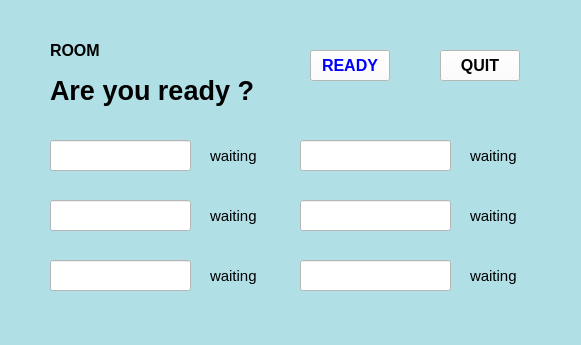
<?xml version="1.0" encoding="UTF-8"?>
<ui version="4.0">
 <class>Wait</class>
 <widget class="QWidget" name="Wait">
  <property name="geometry">
   <rect>
    <x>0</x>
    <y>0</y>
    <width>581</width>
    <height>345</height>
   </rect>
  </property>
  <property name="windowTitle">
   <string>Form</string>
  </property>
  <property name="styleSheet">
   <string notr="true">background-color: rgb(176, 224, 230);</string>
  </property>
  <widget class="QLabel" name="ques">
   <property name="geometry">
    <rect>
     <x>50</x>
     <y>70</y>
     <width>221</width>
     <height>41</height>
    </rect>
   </property>
   <property name="font">
    <font>
     <pointsize>20</pointsize>
     <bold>true</bold>
    </font>
   </property>
   <property name="text">
    <string>Are you ready ?</string>
   </property>
  </widget>
  <widget class="QPushButton" name="EXIT">
   <property name="geometry">
    <rect>
     <x>440</x>
     <y>50</y>
     <width>80</width>
     <height>31</height>
    </rect>
   </property>
   <property name="font">
    <font>
     <pointsize>12</pointsize>
     <bold>true</bold>
    </font>
   </property>
   <property name="styleSheet">
    <string notr="true">background-color: rgb(255, 255, 255);</string>
   </property>
   <property name="text">
    <string>QUIT</string>
   </property>
  </widget>
  <widget class="QPushButton" name="YES">
   <property name="geometry">
    <rect>
     <x>310</x>
     <y>50</y>
     <width>80</width>
     <height>31</height>
    </rect>
   </property>
   <property name="font">
    <font>
     <pointsize>12</pointsize>
     <bold>true</bold>
    </font>
   </property>
   <property name="styleSheet">
    <string notr="true">color: rgb(0, 0, 255);
background-color: rgb(255, 255, 255);</string>
   </property>
   <property name="text">
    <string>READY</string>
   </property>
  </widget>
  <widget class="QLineEdit" name="name1">
   <property name="geometry">
    <rect>
     <x>50</x>
     <y>140</y>
     <width>141</width>
     <height>31</height>
    </rect>
   </property>
   <property name="font">
    <font>
     <pointsize>10</pointsize>
    </font>
   </property>
   <property name="styleSheet">
    <string notr="true">background-color: rgb(255, 255, 255);</string>
   </property>
  </widget>
  <widget class="QLineEdit" name="name2">
   <property name="geometry">
    <rect>
     <x>50</x>
     <y>200</y>
     <width>141</width>
     <height>31</height>
    </rect>
   </property>
   <property name="font">
    <font>
     <pointsize>10</pointsize>
    </font>
   </property>
   <property name="styleSheet">
    <string notr="true">background-color: rgb(255, 255, 255);</string>
   </property>
  </widget>
  <widget class="QLineEdit" name="name3">
   <property name="geometry">
    <rect>
     <x>50</x>
     <y>260</y>
     <width>141</width>
     <height>31</height>
    </rect>
   </property>
   <property name="font">
    <font>
     <pointsize>10</pointsize>
    </font>
   </property>
   <property name="styleSheet">
    <string notr="true">background-color: rgb(255, 255, 255);</string>
   </property>
  </widget>
  <widget class="QLineEdit" name="name4">
   <property name="geometry">
    <rect>
     <x>300</x>
     <y>140</y>
     <width>151</width>
     <height>31</height>
    </rect>
   </property>
   <property name="font">
    <font>
     <pointsize>10</pointsize>
    </font>
   </property>
   <property name="styleSheet">
    <string notr="true">background-color: rgb(255, 255, 255);</string>
   </property>
  </widget>
  <widget class="QLineEdit" name="name5">
   <property name="geometry">
    <rect>
     <x>300</x>
     <y>200</y>
     <width>151</width>
     <height>31</height>
    </rect>
   </property>
   <property name="font">
    <font>
     <pointsize>10</pointsize>
    </font>
   </property>
   <property name="styleSheet">
    <string notr="true">background-color: rgb(255, 255, 255);</string>
   </property>
  </widget>
  <widget class="QLineEdit" name="name6">
   <property name="geometry">
    <rect>
     <x>300</x>
     <y>260</y>
     <width>151</width>
     <height>31</height>
    </rect>
   </property>
   <property name="font">
    <font>
     <pointsize>10</pointsize>
    </font>
   </property>
   <property name="styleSheet">
    <string notr="true">background-color: rgb(255, 255, 255);</string>
   </property>
  </widget>
  <widget class="QLabel" name="situ1">
   <property name="geometry">
    <rect>
     <x>210</x>
     <y>145</y>
     <width>54</width>
     <height>21</height>
    </rect>
   </property>
   <property name="font">
    <font>
     <pointsize>11</pointsize>
    </font>
   </property>
   <property name="text">
    <string>waiting</string>
   </property>
  </widget>
  <widget class="QLabel" name="situ2">
   <property name="geometry">
    <rect>
     <x>210</x>
     <y>206</y>
     <width>54</width>
     <height>20</height>
    </rect>
   </property>
   <property name="font">
    <font>
     <pointsize>11</pointsize>
    </font>
   </property>
   <property name="text">
    <string>waiting</string>
   </property>
  </widget>
  <widget class="QLabel" name="situ3">
   <property name="geometry">
    <rect>
     <x>210</x>
     <y>265</y>
     <width>54</width>
     <height>21</height>
    </rect>
   </property>
   <property name="font">
    <font>
     <pointsize>11</pointsize>
    </font>
   </property>
   <property name="text">
    <string>waiting</string>
   </property>
  </widget>
  <widget class="QLabel" name="situ4">
   <property name="geometry">
    <rect>
     <x>470</x>
     <y>146</y>
     <width>54</width>
     <height>20</height>
    </rect>
   </property>
   <property name="font">
    <font>
     <pointsize>11</pointsize>
    </font>
   </property>
   <property name="text">
    <string>waiting</string>
   </property>
  </widget>
  <widget class="QLabel" name="situ5">
   <property name="geometry">
    <rect>
     <x>470</x>
     <y>205</y>
     <width>54</width>
     <height>21</height>
    </rect>
   </property>
   <property name="font">
    <font>
     <pointsize>11</pointsize>
    </font>
   </property>
   <property name="text">
    <string>waiting</string>
   </property>
  </widget>
  <widget class="QLabel" name="situ6">
   <property name="geometry">
    <rect>
     <x>470</x>
     <y>266</y>
     <width>54</width>
     <height>20</height>
    </rect>
   </property>
   <property name="font">
    <font>
     <pointsize>11</pointsize>
    </font>
   </property>
   <property name="text">
    <string>waiting</string>
   </property>
  </widget>
  <widget class="QLabel" name="room">
   <property name="geometry">
    <rect>
     <x>50</x>
     <y>40</y>
     <width>54</width>
     <height>21</height>
    </rect>
   </property>
   <property name="font">
    <font>
     <pointsize>12</pointsize>
     <bold>true</bold>
    </font>
   </property>
   <property name="text">
    <string>ROOM</string>
   </property>
  </widget>
  <widget class="QLabel" name="roomnum">
   <property name="geometry">
    <rect>
     <x>130</x>
     <y>40</y>
     <width>54</width>
     <height>21</height>
    </rect>
   </property>
   <property name="font">
    <font>
     <pointsize>11</pointsize>
    </font>
   </property>
   <property name="text">
    <string/>
   </property>
  </widget>
 </widget>
 <resources/>
 <connections/>
</ui>
